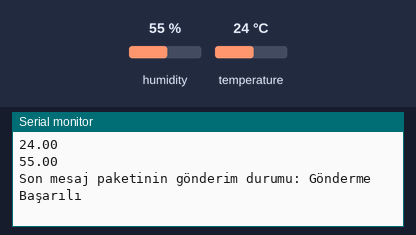
This sketch was run on a simulated ESP8266 (NodeMCU). On the bench: the last lines printed to the serial monitor. Inputs (shaded band) come from the test bench; at power-on: humidity 55 %, temperature 24 °C.

Above: at 4.8 s.
4.9 s: humidity set to 22 %
At 7.3 s:
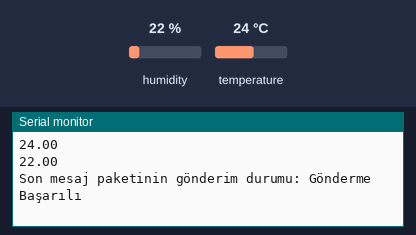
7.9 s: temperature set to 12 °C
At 8.5 s:
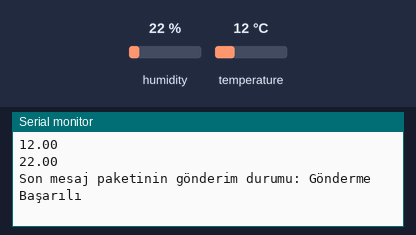
10.9 s: humidity set to 40 %
At 13.3 s:
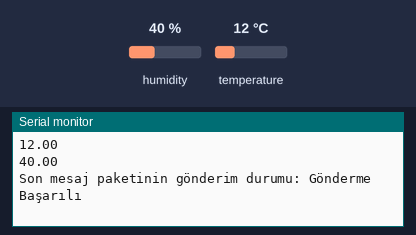
Timing chart, 0 to 14.8 s (numbered marks = the images above; inputs shaded):
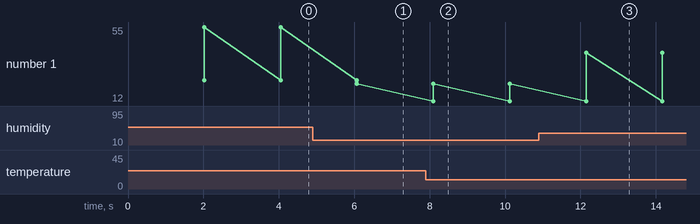

The sketch:

esp_now_sender.ino
```cpp
//MUCİT PİLOT 2020
//ESP8266 ESP-NOW KULLANIMI
//Verici Kodu

#include <ESP8266WiFi.h>
#include <espnow.h>
#include <DHT.h>
// Alıcının MAC Adresini buraya yazalım
uint8_t broadcastAddress[] = {0x98, 0xF4, 0xAB, 0xDA, 0xF0, 0x41};

// gönderilecek veriler için bir veri yapısı tanımlamamız lazım
// Bu veri yapısı alıcı tarafında da aynı olmalı
typedef struct struct_message {
  int a; //kart numarası
  float b; //sıcaklık
  float c; //nem

} struct_message;

// tanımladığımız veri yapısı türünde myData isimli bir veri oluşturduk
struct_message myData;

unsigned long lastTime = 0;
unsigned long timerDelay = 2000;  // veriler ne kadar sürede bir gönderilecek

// Veri gönderme yapıldığında bu fonk çalışacak
void OnDataSent(uint8_t *mac_addr, uint8_t sendStatus) {
  Serial.print("Son mesaj paketinin gönderim durumu: ");
  if (sendStatus == 0){
    Serial.println("Gönderme Başarılı");
  }
  else{
    Serial.println("Gönderme Hatası");
  }
}


 #define DHTPIN D5     // DHT sensör D5 pinine bağlı

// DHT sensör seçeneği için comment kaldırın
  #define DHTTYPE    DHT11     // DHT 11
//#define DHTTYPE    DHT22     // DHT 22 (AM2302)
//#define DHTTYPE    DHT21     // DHT 21 (AM2301)

DHT dht(DHTPIN, DHTTYPE);//dht nesnesi oluşturduk.


void setup() {

  Serial.begin(115200);
 dht.begin();//dht yi başlatıyoruz
  // cihazı WIFI STATION olarak çalıştırmamız gerekiyor
  WiFi.mode(WIFI_STA);

  // ESP-NOW özelliğini başlatıyoruz
  if (esp_now_init() != 0) {
    Serial.println("ESP-NOW Başlatılamadı!!!");
    return;
  }

  // Kartın rolünü tanımlıyoruz
  // send cb fonksiyonu ile de veri gittiğinde onDataSent fonksiyonunun çağrılmasını sağlıyoruz.
  esp_now_set_self_role(ESP_NOW_ROLE_CONTROLLER);
  esp_now_register_send_cb(OnDataSent);

  // yukarıdaki mac adresli alıcıyı eşleştiriyoruz.
  esp_now_add_peer(broadcastAddress, ESP_NOW_ROLE_SLAVE, 1, NULL, 0);
}

void loop() {
  if ((millis() - lastTime) > timerDelay) {
    // belirlediğimiz aralıklarla gönderme yapmak için


  //sıcaklık ve rutubet bilgilerini okuyoruz.
  float t = dht.readTemperature();
  float h = dht.readHumidity();
  if (isnan(h) || isnan(t)) { //veriler alınamadıysa hata mesajı verdiriyoruz
    Serial.println("Veriler DHT Sensörden okunamadı!!!");
  }
  Serial.println(t);
  Serial.println(h);


    myData.a = 3;//her kart için farklı bir numara tanımlarsak gönderenleri ayırt edebiliriz.
    myData.b = t;
    myData.c = h;


    // mesajımızı ESP NOW ile gönderiyoruz.
    esp_now_send(broadcastAddress, (uint8_t *) &myData, sizeof(myData));

    lastTime = millis();//zaman sayacını güncellemek için
  }
}
```

Measured:
- after the input at 4.9 s, the serial monitor: prints a new line after 1.2 s (image 1)
- after the input at 7.9 s, the serial monitor: prints a new line after 0.20 s (image 2)
- after the input at 10.9 s, the serial monitor: prints a new line after 1.2 s (image 3)
- plotted number 1: 55 → 22 after the input at 4.9 s, 22 → 40 after the input at 10.9 s
